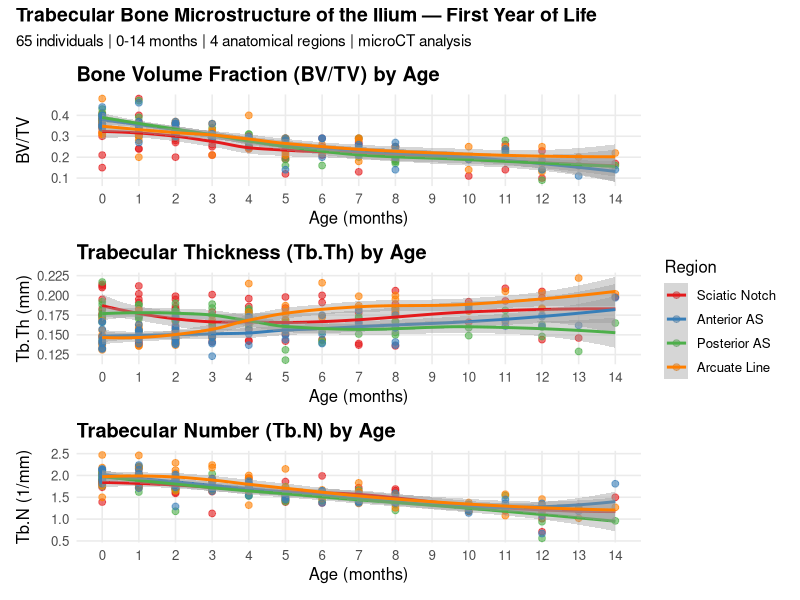
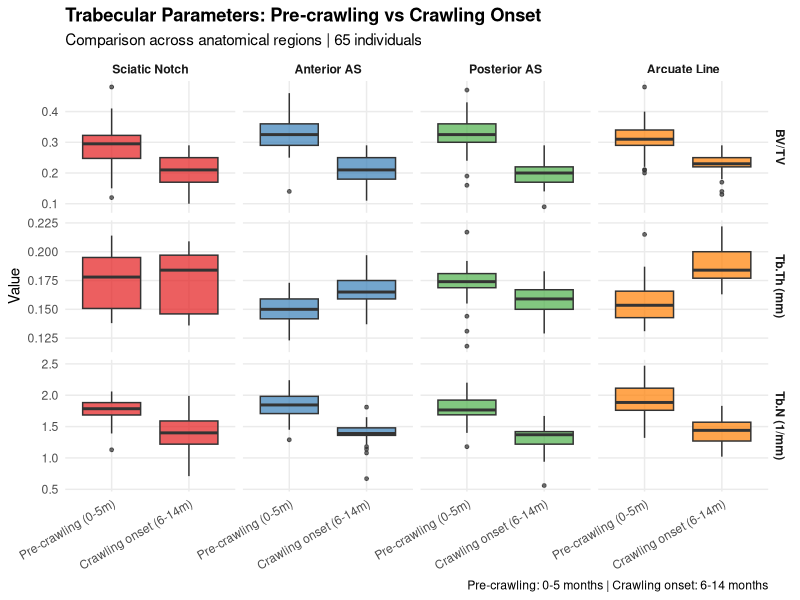
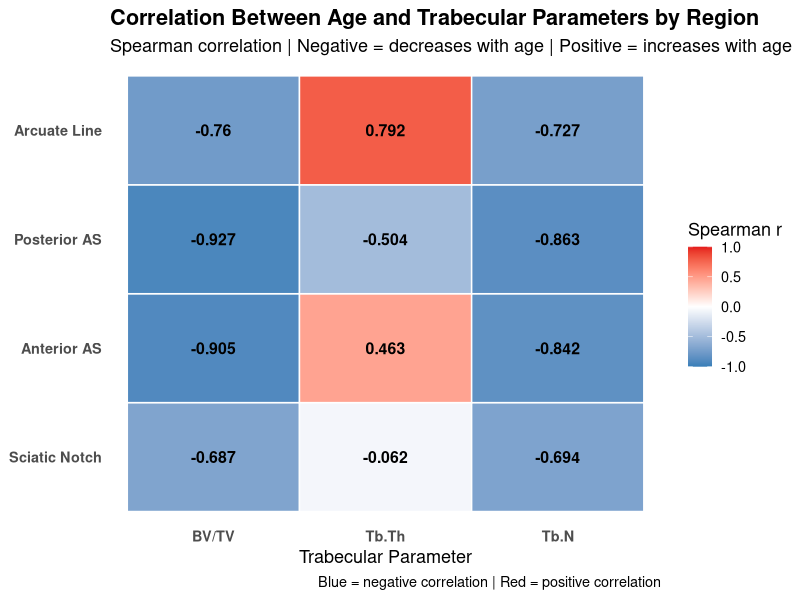
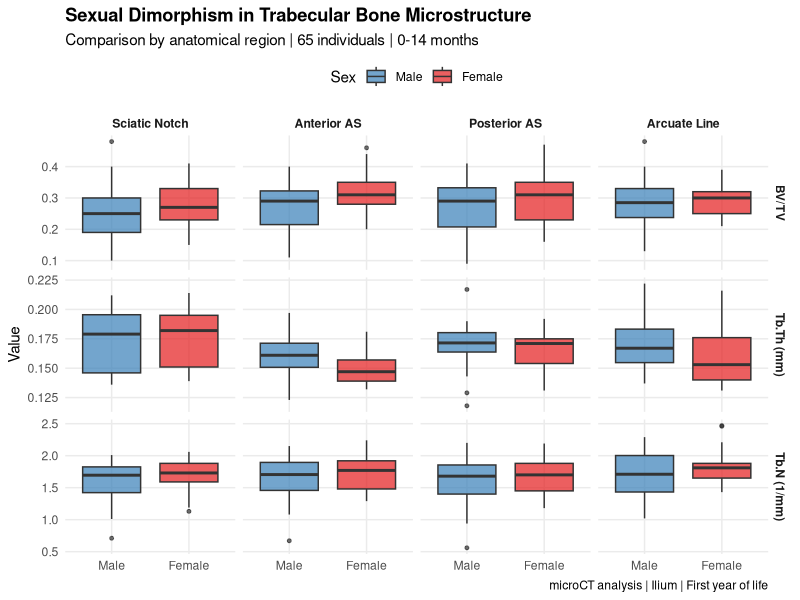
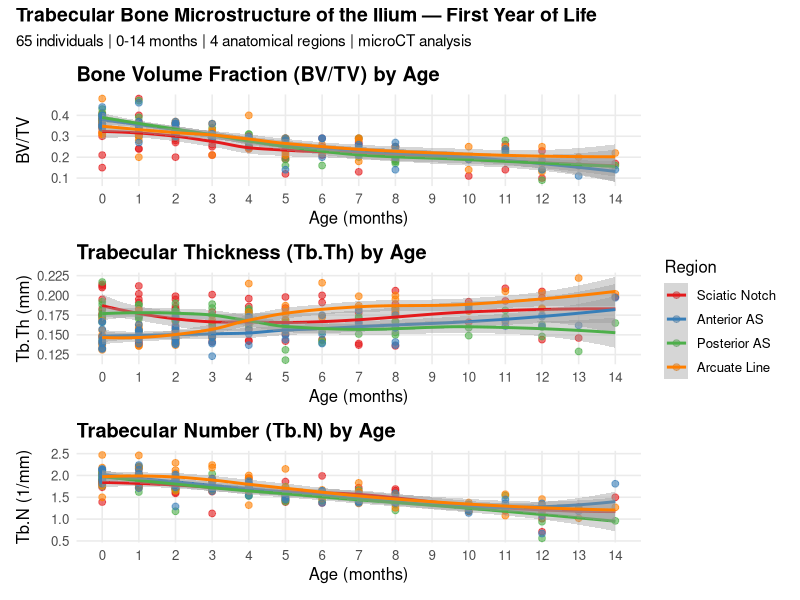
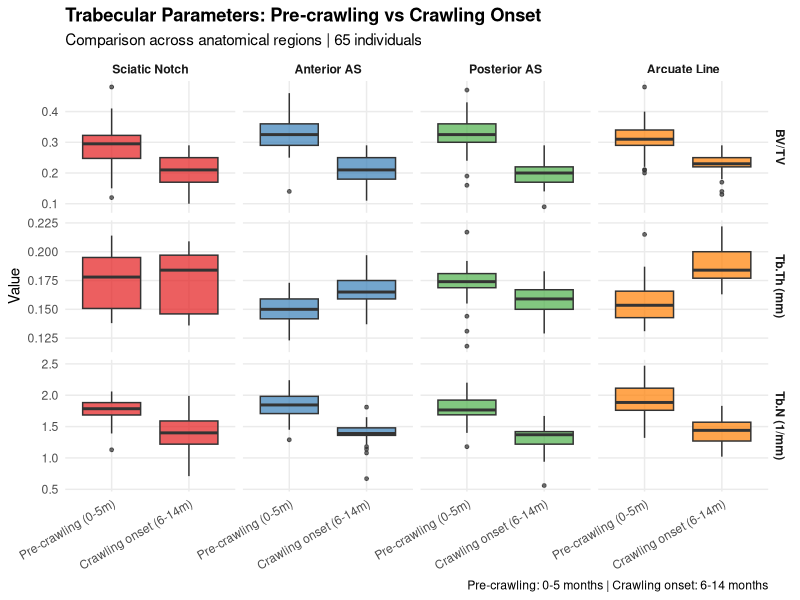
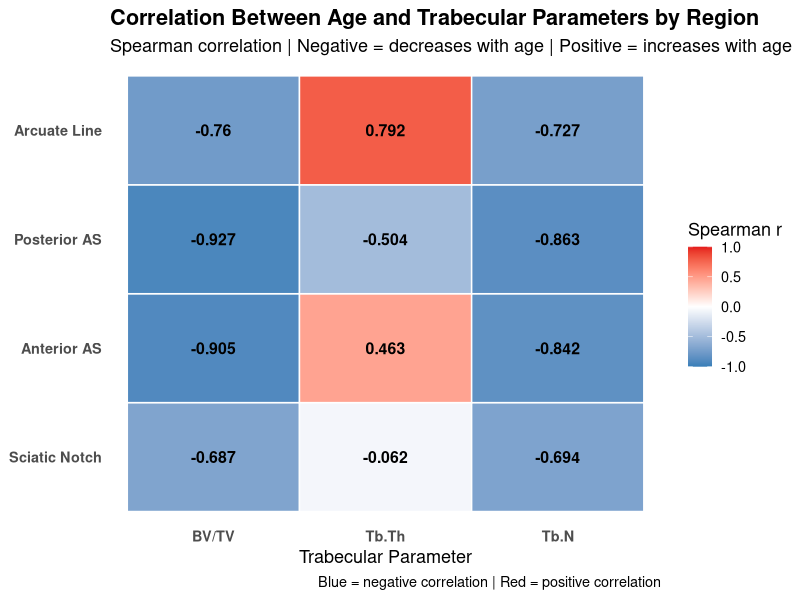
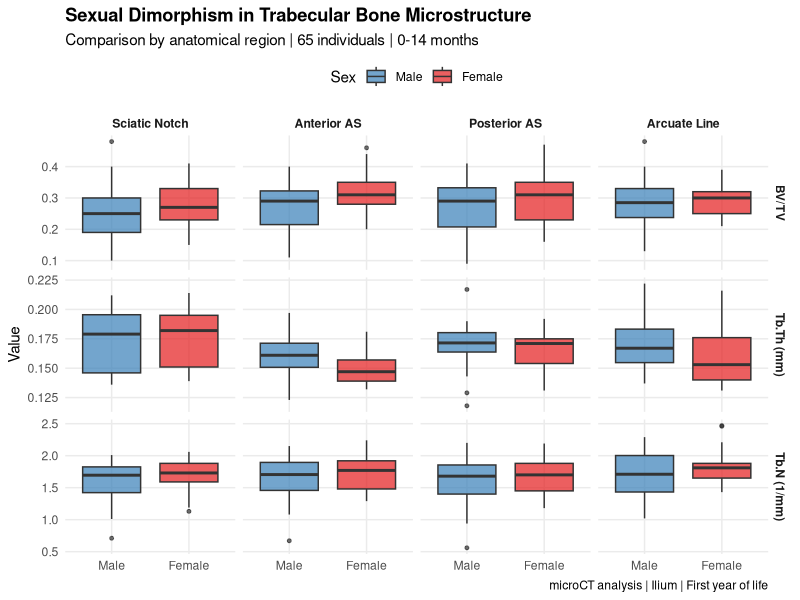

Recreate these plots in R, in order.
library(tidyverse)
library(readxl)
library(ggplot2)
library(patchwork)
library(viridis)

setwd("~/ilium-trabecular-microstructure")

# Load the 4 regional datasets
sciatic <- read_excel("data/raw/BASE DATOS - SCIATIC NOTCH.xlsx") %>%
  mutate(region = "Sciatic Notch")

posterior <- read_excel("data/raw/BASE DATOS - POSTERIOR AS.xlsx") %>%
  mutate(region = "Posterior AS")

arcuate <- read_excel("data/raw/BASE DATOS - ARCUATE LINE.xlsx") %>%
  mutate(region = "Arcuate Line")

anterior <- read_excel("data/raw/BASE DATOS - ANTERIOR AS.xlsx") %>%
  mutate(region = "Anterior AS")

# Standardize column names across all datasets
standardize <- function(df) {
  df %>%
    rename_with(~ gsub(" ", "_", .x)) %>%
    rename_with(tolower) %>%
    rename(
      age = matches("age"),
      bvtv = matches("bv.tv|bv/tv"),
      tb_th = matches("tb.th|tb,th"),
      tb_n = matches("tb.n|tb,n")
    ) %>%
    mutate(
      sex = factor(sex, levels = c(1, 2), labels = c("Male", "Female")),
      age = as.numeric(age),
      bvtv = as.numeric(bvtv),
      tb_th = as.numeric(tb_th),
      tb_n = as.numeric(tb_n),
      region = region
    ) %>%
    select(specimen, sex, age, bvtv, tb_th, tb_n, region)
}

sciatic   <- standardize(sciatic)
posterior <- standardize(posterior)
arcuate   <- standardize(arcuate)
anterior  <- standardize(anterior)

# Combine all regions into a single long dataset
data <- bind_rows(sciatic, posterior, arcuate, anterior) %>%
  mutate(region = factor(region, levels = c("Sciatic Notch", "Anterior AS",
                                            "Posterior AS", "Arcuate Line")))

# Quick check
glimpse(data)

# Remove empty rows
data <- data %>% filter(!is.na(specimen) & !is.na(age))

# Verify final sample size
cat("Total observations:", nrow(data), "\n")
cat("Unique individuals:", n_distinct(data$specimen), "\n")
cat("Age range:", min(data$age), "-", max(data$age), "months\n")
cat("Sex distribution:\n")
print(table(data$sex, data$region))

# Check specimen IDs
data %>% 
  filter(region == "Sciatic Notch") %>%
  arrange(specimen) %>%
  pull(specimen)

# ---- DESCRIPTIVE VISUALIZATIONS ----

# Color palette by region
region_colors <- c(
  "Sciatic Notch" = "#E41A1C",
  "Anterior AS"   = "#377EB8",
  "Posterior AS"  = "#4DAF4A",
  "Arcuate Line"  = "#FF7F00"
)

# BV/TV by age and region
p1 <- ggplot(data, aes(x = age, y = bvtv, color = region)) +
  geom_point(alpha = 0.6, size = 2) +
  geom_smooth(method = "loess", se = TRUE, linewidth = 1) +
  scale_color_manual(values = region_colors, name = "Region") +
  scale_x_continuous(breaks = 0:14) +
  labs(
    title = "Bone Volume Fraction (BV/TV) by Age",
    x = "Age (months)",
    y = "BV/TV"
  ) +
  theme_minimal(base_size = 12) +
  theme(plot.title = element_text(face = "bold"),
        panel.grid.minor = element_blank())

# Tb.Th by age and region
p2 <- ggplot(data, aes(x = age, y = tb_th, color = region)) +
  geom_point(alpha = 0.6, size = 2) +
  geom_smooth(method = "loess", se = TRUE, linewidth = 1) +
  scale_color_manual(values = region_colors, name = "Region") +
  scale_x_continuous(breaks = 0:14) +
  labs(
    title = "Trabecular Thickness (Tb.Th) by Age",
    x = "Age (months)",
    y = "Tb.Th (mm)"
  ) +
  theme_minimal(base_size = 12) +
  theme(plot.title = element_text(face = "bold"),
        panel.grid.minor = element_blank())

# Tb.N by age and region
p3 <- ggplot(data, aes(x = age, y = tb_n, color = region)) +
  geom_point(alpha = 0.6, size = 2) +
  geom_smooth(method = "loess", se = TRUE, linewidth = 1) +
  scale_color_manual(values = region_colors, name = "Region") +
  scale_x_continuous(breaks = 0:14) +
  labs(
    title = "Trabecular Number (Tb.N) by Age",
    x = "Age (months)",
    y = "Tb.N (1/mm)"
  ) +
  theme_minimal(base_size = 12) +
  theme(plot.title = element_text(face = "bold"),
        panel.grid.minor = element_blank())

# Combined panel
p_combined <- p1 / p2 / p3 +
  plot_annotation(
    title = "Trabecular Bone Microstructure of the Ilium — First Year of Life",
    subtitle = "65 individuals | 0-14 months | 4 anatomical regions | microCT analysis",
    theme = theme(plot.title = element_text(face = "bold", size = 14))
  ) +
  plot_layout(guides = "collect")

p_combined
ggsave("figures/01_descriptive_by_age.png", p_combined, 
       width = 12, height = 14, dpi = 300)

# ---- REGRESSION ANALYSIS ----

# Create age groups: pre-crawling (0-5 months) vs crawling onset (6-14 months)
data <- data %>%
  mutate(age_group = factor(
    ifelse(age <= 5, "Pre-crawling (0-5m)", "Crawling onset (6-14m)"),
    levels = c("Pre-crawling (0-5m)", "Crawling onset (6-14m)")
  ))

# Linear regression BV/TV ~ age for each region
regression_results <- data %>%
  group_by(region) %>%
  summarise(
    slope_bvtv = coef(lm(bvtv ~ age))[2],
    pval_bvtv  = summary(lm(bvtv ~ age))$coefficients[2, 4],
    slope_tbth = coef(lm(tb_th ~ age))[2],
    pval_tbth  = summary(lm(tb_th ~ age))$coefficients[2, 4],
    slope_tbn  = coef(lm(tb_n ~ age))[2],
    pval_tbn   = summary(lm(tb_n ~ age))$coefficients[2, 4]
  ) %>%
  mutate(across(starts_with("slope"), ~ round(.x, 4)),
         across(starts_with("pval"), ~ round(.x, 4)))

print(regression_results)

# Boxplot by age group and region
p4 <- data %>%
  pivot_longer(cols = c(bvtv, tb_th, tb_n),
               names_to = "variable", values_to = "value") %>%
  mutate(variable = factor(variable,
                           levels = c("bvtv", "tb_th", "tb_n"),
                           labels = c("BV/TV", "Tb.Th (mm)", "Tb.N (1/mm)"))) %>%
  ggplot(aes(x = age_group, y = value, fill = region)) +
  geom_boxplot(alpha = 0.7, outlier.size = 1) +
  facet_grid(variable ~ region, scales = "free_y") +
  scale_fill_manual(values = region_colors, guide = "none") +
  labs(
    title = "Trabecular Parameters: Pre-crawling vs Crawling Onset",
    subtitle = "Comparison across anatomical regions | 65 individuals",
    x = NULL,
    y = "Value",
    caption = "Pre-crawling: 0-5 months | Crawling onset: 6-14 months"
  ) +
  theme_minimal(base_size = 11) +
  theme(
    plot.title = element_text(face = "bold"),
    axis.text.x = element_text(angle = 30, hjust = 1),
    panel.grid.minor = element_blank(),
    strip.text = element_text(face = "bold")
  )

p4
ggsave("figures/02_precrawling_vs_crawling.png", p4,
       width = 14, height = 10, dpi = 300)
# ---- STATISTICAL TESTS ----

# Wilcoxon test: pre-crawling vs crawling onset for each variable and region
# We use Wilcoxon (non-parametric) because n is small and normality is not guaranteed

wilcoxon_results <- data %>%
  group_by(region) %>%
  summarise(
    # BV/TV
    w_bvtv = wilcox.test(bvtv ~ age_group)$statistic,
    p_bvtv = wilcox.test(bvtv ~ age_group)$p.value,
    # Tb.Th
    w_tbth = wilcox.test(tb_th ~ age_group)$statistic,
    p_tbth = wilcox.test(tb_th ~ age_group)$p.value,
    # Tb.N
    w_tbn = wilcox.test(tb_n ~ age_group)$statistic,
    p_tbn = wilcox.test(tb_n ~ age_group)$p.value
  ) %>%
  mutate(across(starts_with("p_"), ~ round(.x, 4)),
         across(starts_with("w_"), ~ round(.x, 1)))

print(wilcoxon_results)

# Effect size (r = Z/sqrt(N)) for significant results
# Correlation between age and each variable per region
correlation_results <- data %>%
  group_by(region) %>%
  summarise(
    r_bvtv = round(cor(age, bvtv, method = "spearman"), 3),
    r_tbth = round(cor(age, tb_th, method = "spearman"), 3),
    r_tbn  = round(cor(age, tb_n, method = "spearman"), 3)
  )

print(correlation_results)

# Visualize correlations as heatmap
cor_long <- correlation_results %>%
  pivot_longer(cols = c(r_bvtv, r_tbth, r_tbn),
               names_to = "variable", values_to = "r") %>%
  mutate(variable = factor(variable,
                           levels = c("r_bvtv", "r_tbth", "r_tbn"),
                           labels = c("BV/TV", "Tb.Th", "Tb.N")))

p5 <- ggplot(cor_long, aes(x = variable, y = region, fill = r)) +
  geom_tile(color = "white", linewidth = 0.5) +
  geom_text(aes(label = r), size = 4, fontface = "bold") +
  scale_fill_gradient2(low = "#377EB8", mid = "white", high = "#E41A1C",
                       midpoint = 0, limits = c(-1, 1),
                       name = "Spearman r") +
  labs(
    title = "Correlation Between Age and Trabecular Parameters by Region",
    subtitle = "Spearman correlation | Negative = decreases with age | Positive = increases with age",
    x = "Trabecular Parameter",
    y = NULL,
    caption = "Blue = negative correlation | Red = positive correlation"
  ) +
  theme_minimal(base_size = 13) +
  theme(
    plot.title = element_text(face = "bold"),
    panel.grid = element_blank(),
    axis.text = element_text(face = "bold")
  )

p5
ggsave("figures/03_correlation_heatmap.png", p5, width = 8, height = 5, dpi = 300)

# ---- SEX DIFFERENCES ----

# Boxplot by sex and region for each variable
p6 <- data %>%
  filter(!is.na(sex)) %>%
  pivot_longer(cols = c(bvtv, tb_th, tb_n),
               names_to = "variable", values_to = "value") %>%
  mutate(variable = factor(variable,
                           levels = c("bvtv", "tb_th", "tb_n"),
                           labels = c("BV/TV", "Tb.Th (mm)", "Tb.N (1/mm)"))) %>%
  ggplot(aes(x = sex, y = value, fill = sex)) +
  geom_boxplot(alpha = 0.7, outlier.size = 1) +
  facet_grid(variable ~ region, scales = "free_y") +
  scale_fill_manual(values = c("Male" = "#377EB8", "Female" = "#E41A1C"),
                    name = "Sex") +
  labs(
    title = "Sexual Dimorphism in Trabecular Bone Microstructure",
    subtitle = "Comparison by anatomical region | 65 individuals | 0-14 months",
    x = NULL,
    y = "Value",
    caption = "microCT analysis | Ilium | First year of life"
  ) +
  theme_minimal(base_size = 11) +
  theme(
    plot.title = element_text(face = "bold"),
    panel.grid.minor = element_blank(),
    strip.text = element_text(face = "bold"),
    legend.position = "top"
  )

p6
ggsave("figures/04_sexual_dimorphism.png", p6,
       width = 14, height = 10, dpi = 300)

# Wilcoxon test by sex for each variable and region
sex_results <- data %>%
  filter(!is.na(sex)) %>%
  group_by(region) %>%
  summarise(
    p_bvtv = round(wilcox.test(bvtv ~ sex)$p.value, 4),
    p_tbth = round(wilcox.test(tb_th ~ sex)$p.value, 4),
    p_tbn  = round(wilcox.test(tb_n ~ sex)$p.value, 4)
  )

print(sex_results)
